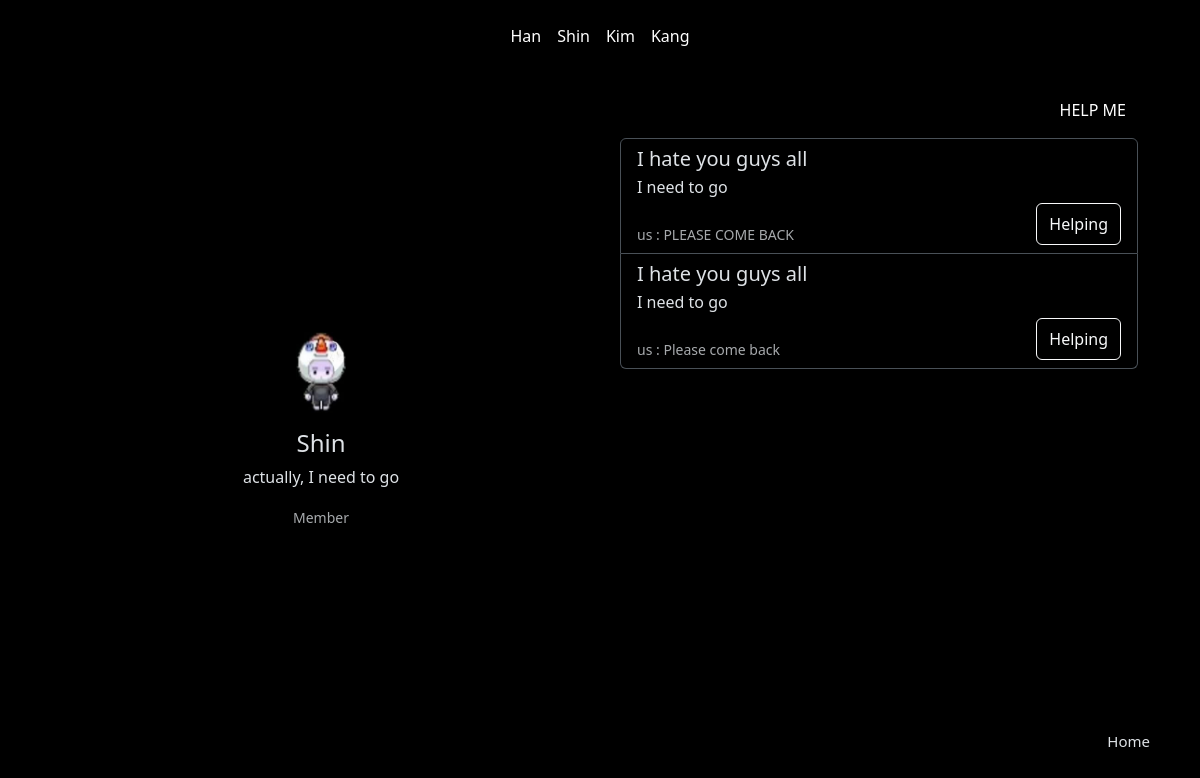
The app's page /member1, older data.
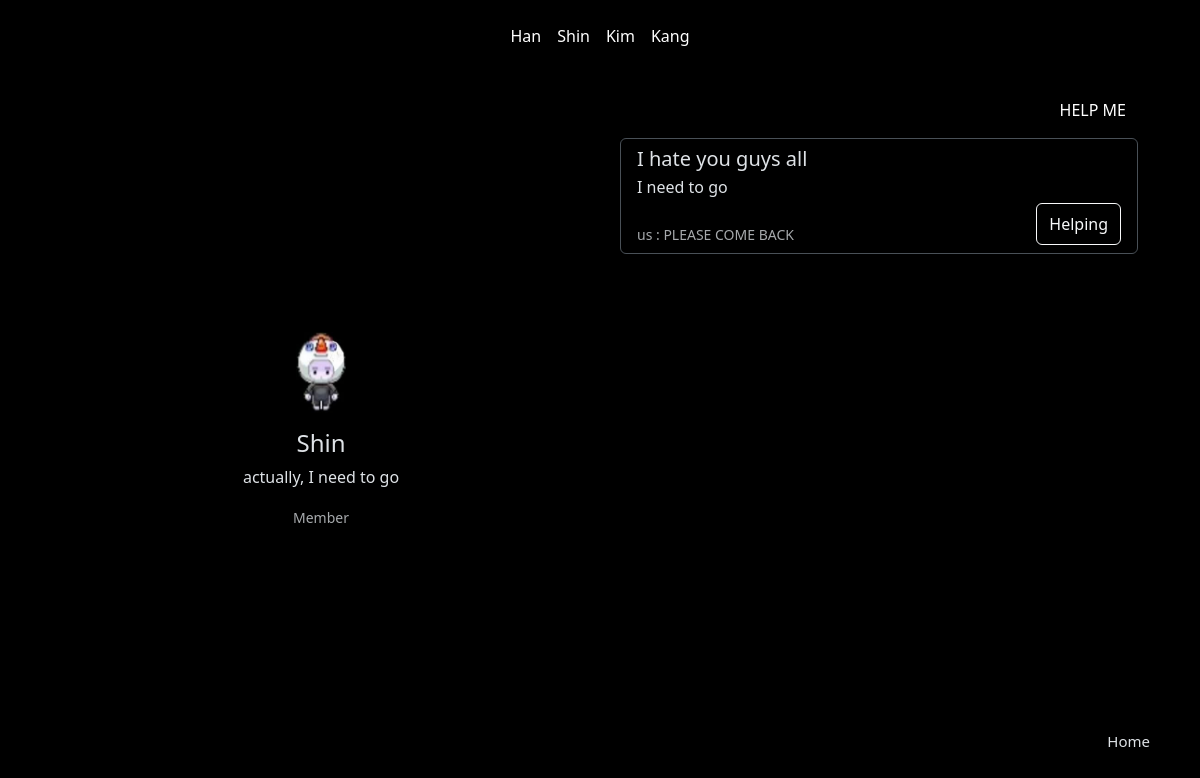
The same page, newer data.
### app.py (models this page shows, shortened)
class Help(db.Model):
    listnum = db.Column(db.Integer, primary_key=True)
    title = db.Column(db.String, nullable=False)
    content = db.Column(db.String, nullable=False)
    username = db.Column(db.String, nullable=False)
    answer = db.Column(db.String, nullable=False, default="")

class Answer(db.Model):
    listnum = db.Column(db.Integer, primary_key=True)
    answer = db.Column(db.String, nullable=False)
    hiiam = db.Column(db.String, nullable=False, default="someone") #누군지 안 적고 도움 주면 "someone"이 디폴트값
    username = db.Column(db.String, nullable=False)
    whatlist = db.Column(db.String, nullable=False, default="")

### app.py (the view)
@app.route("/member1")
def member1():
    name = "Shin"
    profile = "actually, I need to go"
    tag = "Member"
    help_list = Help.query.filter_by(username="member1").all()
    answer_list = Answer.query.filter_by(username="member1").all()
    context = {
        "name": name,
        "profile": profile,
        "tag": tag
    }
    return render_template("member1.html", data=context, dowajo=help_list, doum=answer_list)

### templates/member1.html (shortened to what this page needs)
<!DOCTYPE html>
<html lang="en">
  <head>
    <link
      href="https://cdn.jsdelivr.net/npm/bootstrap@5.3.2/dist/css/bootstrap.min.css"
      rel="stylesheet"
    />
  </head>
  <body data-bs-theme="dark">
    <nav
      class="navbar border-body d-flex justify-content-center"
      data-bs-theme="dark"
    >
      <nav class="navbar navbar-expand-lg">
        <div class="container-fluid">
          <div class="collapse navbar-collapse" id="navbarNav">
            <ul class="navbar-nav">
              <li class="nav-item">
                <a class="nav-link text-white" href="{{ url_for('leader') }}"
                  >Han</a
                >
              </li>
              <li class="nav-item">
                <a class="nav-link text-white" href="{{ url_for('member1') }}"
                  >Shin</a
                >
              </li>
              <li class="nav-item">
                <a class="nav-link text-white" href="{{ url_for('member2') }}"
                  >Kim</a
                >
              </li>
              <li class="nav-item">
                <a class="nav-link text-white" href="{{ url_for('member3') }}"
                  >Kang</a
                >
              </li>
            </ul>
          </div>
        </div>
      </nav>
    </nav>
    <div class="container">
      <div class="profile">
        <div class="card mb-3 custom-card border-0">
          <br /><br /><br /><br /><br /><br /><br /><br /><br /><br />
          <img
            src="{{ url_for('static', filename='신연우.jpg')}}"
            class="card-img-top"
            alt="..."
            style="width: 50px; height: auto; margin: auto"
          />
          <div class="card-body">
            <h4 class="card-title text-center">{{data.name}}</h4>
            <p class="card-text text-center">{{data.profile}}</p>
            <p class="card-text text-center">
              <small class="text-body-secondary">{{data.tag}}</small>
            </p>
          </div>
        </div>
      </div>
      <div class="board">
        <div class="button-container">
          <button
            type="button"
            class="btn btn-dark"
            style="background-color: #000000; border: none"
            data-bs-toggle="modal"
            data-bs-target="#exampleModal"
            data-bs-whatever="@mdo"
          >
            HELP ME
          </button>
        </div>
        <div class="list-group">
          <a
            href="#"
            class="list-group-item list-group-item-action"
            style="background-color: transparent"
          >
            <div class="d-flex w-100 justify-content-between">
              <h5 class="mb-1">I hate you guys all</h5>
            </div>
            <p class="mb-1">I need to go</p>
            <div class="d-flex w-100 justify-content-between">
              <small class="text-body-secondary"
                ><br />us : PLEASE COME BACK
              </small>
              <button
                type="button"
                class="btn btn-outline-light"
                data-bs-toggle="modal"
                data-bs-target="#exampleModal2"
              >
                Helping
              </button>
            </div>
          </a>
          {% for dowajo in dowajo %}
          <a
            href="#"
            class="list-group-item list-group-item-action"
            style="background-color: transparent"
          >
            <div class="d-flex w-100 justify-content-between">
              <h5 class="mb-1">{{dowajo.title}}</h5>
            </div>
            <p class="mb-1">{{dowajo.content}}</p>
            <div class="d-flex w-100 justify-content-between">
              {% for doum in doum %}
              <small class="text-body-secondary"
                ><br />{{doum.hiiam}} : {{doum.answer}}</small
              >
              {% endfor %}
              <button
                type="button"
                class="btn btn-outline-light"
                data-bs-toggle="modal"
                data-bs-target="#exampleModal2"
              >
                Helping
              </button>
            </div>
          </a>
          {% endfor %}
        </div>
      </div>
    </div>
    <footer>
      <div
        class="footer-container d-flex flex-column flex-sm-row justify-content-end py-4 my-4"
      >
        <a
          href="{{ url_for('home') }}"
          style="text-decoration: none; color: inherit; margin-right: 50px"
          >Home</a
        >
      </div>
    </footer>
  </body>
</html>

### templates/member1.html (style rules this page uses)
.container { display: flex; }
.profile { flex: 1; padding: 20px; }
.profile img { max-width: 100%; display: block; margin-bottom: 20px; }
.custom-card { background-color: #000000; }
.board { flex: 1; padding: 20px; background-color: #000000; }
.list-group-item { background-color: #000000; }
.button-container { display: flex; justify-content: flex-end; margin-bottom: 10px; }
body { background-color: #000000; }
footer a { margin-top: 160px; cursor: pointer; font-size: 15px; }
.footer-container { margin-top: 50px; position: fixed; bottom: 0; width: 100%; padding: 20px 0; text-align: center; }

Row changes from the older to the newer data that the page shows:
removed Help: title "I hate you guys all", content "I need to go"
removed Answer: hiiam "us", answer "Please come back"
